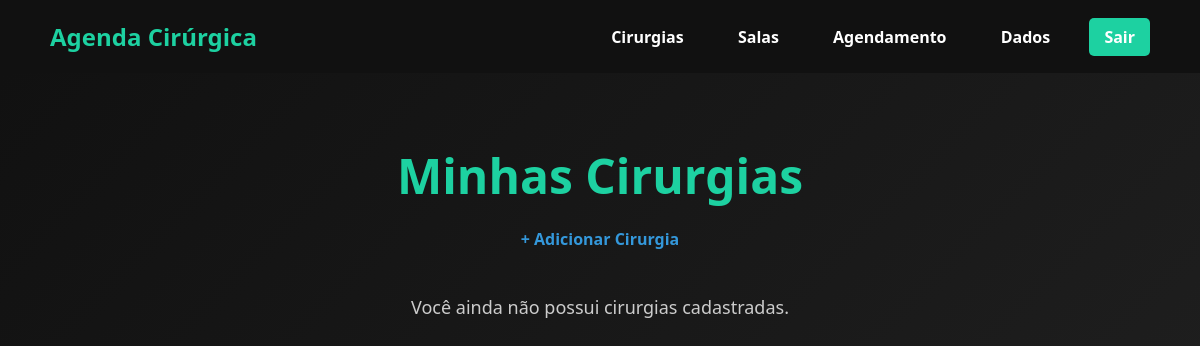
Before: /cirurgias (signed in) with the older database file.
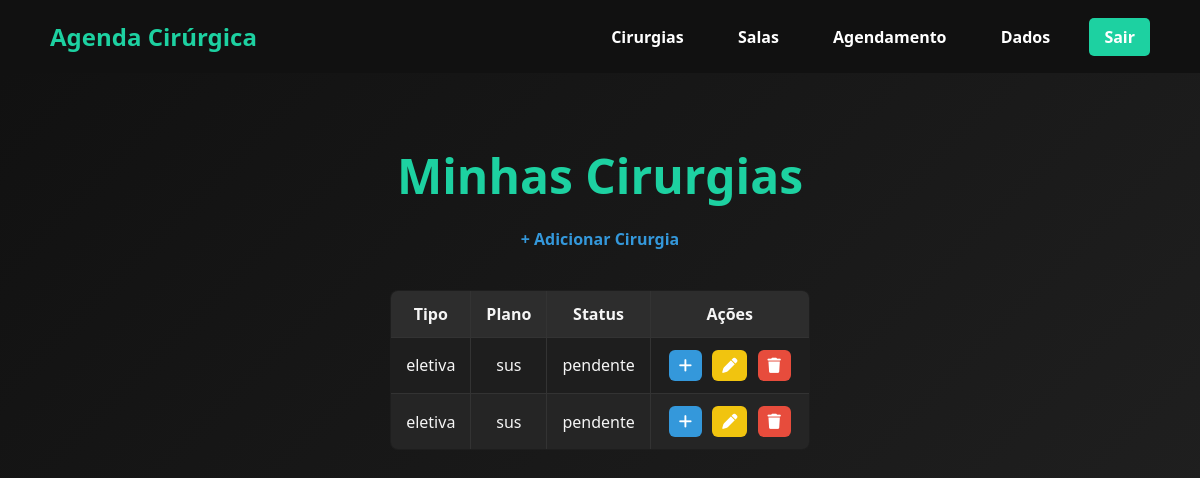
After: the same page with the newer database file.
### tables this page shows
CREATE TABLE cirurgias (
    id INTEGER PRIMARY KEY AUTOINCREMENT,
    usuario_id INTEGER NOT NULL,
    tipo TEXT NOT NULL,
    plano TEXT NOT NULL,
    duracao_prevista INTEGER,
    duracao_real INTEGER,
    status TEXT DEFAULT 'pendente',
    FOREIGN KEY (usuario_id) REFERENCES usuarios(id)
);

### routes/cirurgia.py (the view)
@bp_cirurgia.route("/cirurgias")
def listar_cirurgias_usuario():
    if "usuario_id" not in session:
        flash("Faça login para continuar.", "erro")
        return redirect(url_for("usuario.pagina_login"))
    usuario_id = session["usuario_id"]
    cirurgias = Cirurgia.listar_por_usuario(usuario_id)
    return render_template("cirurgias.html", cirurgias=cirurgias)

### models/cirurgia.py (called while the page is built)
    @staticmethod
    def listar_por_usuario(usuario_id):
        conn = sqlite3.connect(DB_PATH)
        cursor = conn.cursor()
        cursor.execute("SELECT id, tipo, plano, duracao_prevista, duracao_real, status FROM cirurgias WHERE usuario_id=?", (usuario_id,))
        rows = cursor.fetchall()
        conn.close()
        return [Cirurgia(usuario_id, tipo, plano, duracao_prevista, duracao_real, status, id=row[0])
                for row in rows for tipo, plano, duracao_prevista, duracao_real, status in [row[1:]]]

### templates/cirurgias.html (shortened to what this page needs)
<!DOCTYPE html>
<html lang="pt-BR">
<head>
    <link rel="stylesheet" href="{{ url_for('static', filename='style.css') }}">
    <link rel="stylesheet" href="https://cdnjs.cloudflare.com/ajax/libs/font-awesome/6.4.0/css/all.min.css">
</head>
<body>
    <nav class="navbar">
        <div class="logo">
            <a href="{{ url_for('usuario.home') }}" class="logo-link">Agenda Cirúrgica</a>
        </div>
        <div class="nav-links">
            <a href="{{ url_for('cirurgia.listar_cirurgias_usuario') }}" class="active">Cirurgias</a>
            <a href="#">Salas</a>
            <a href="#">Agendamento</a>
            <a href="#">Dados</a>
            <a href="{{ url_for('usuario.logout') }}" class="btn-primary">Sair</a>
        </div>
    </nav>
    <section class="hero">
        <div class="hero-content">
            <h1>Minhas Cirurgias</h1>
            <a href="{{ url_for('cirurgia.adicionar_cirurgia') }}" class="btn-link">
                + Adicionar Cirurgia
            </a>
            {% if cirurgias %}
            <table class="tabela-cirurgias">
                <thead>
                    <tr>
                        <th>Tipo</th>
                        <th>Plano</th>
                        <th>Status</th>
                        <th>Ações</th>
                    </tr>
                </thead>
                <tbody>
                    {% for c in cirurgias %}
                    <tr>
                        <td>{{ c.tipo }}</td>
                        <td>{{ c.plano }}</td>
                        <td>{{ c.status }}</td>
                        <td>
                            <a href="{{ url_for('cirurgia.ver_cirurgia', id=c.id) }}" class="btn-icon btn-view" title="Ver Detalhes">
                                <i class="fa-solid fa-plus"></i>
                            </a>
                            <a href="{{ url_for('cirurgia.editar_cirurgia', id=c.id) }}" class="btn-icon btn-edit" title="Editar">
                                <i class="fa-solid fa-pen"></i>
                            </a>
                            <a href="{{ url_for('cirurgia.excluir_cirurgia', id=c.id) }}" class="btn-icon btn-delete" title="Excluir" onclick="return confirm('Tem certeza que deseja excluir esta cirurgia?')">
                                <i class="fa-solid fa-trash"></i>
                            </a>
                        </td>
                    </tr>
                    {% endfor %}
                </tbody>
            </table>
            {% else %}
            <p class="sem-cirurgias">Você ainda não possui cirurgias cadastradas.</p>
            {% endif %}
        </div>
    </section>
</body>
</html>

### static/style.css (style rules this page uses)
body, html { margin: 0; padding: 0; font-family: 'Segoe UI', Tahoma, Geneva, Verdana, sans-serif; height: 100%; }
.navbar { display: flex; justify-content: space-between; align-items: center; padding: 20px 50px; background-color: #111; color: white; }
.navbar .logo { font-size: 24px; font-weight: bold; color: #1dd1a1; }
.navbar .nav-links a { color: white; margin-left: 20px; text-decoration: none; font-weight: bold; padding: 8px 15px; border-radius: 5px; transition: 0.3s; }
.navbar .nav-links .btn-primary { background-color: #1dd1a1; }
.hero { display: flex; flex-direction: column; justify-content: flex-start; align-items: center; padding: 30px 50px; min-height: calc(100vh - 80px); background: linear-gradient(135deg, #111, #222); color: white; text-align: center; }
.hero-content h1 { font-size: 48px; margin-bottom: 20px; color: #1dd1a1; }
.logo-link { text-decoration: none; color: #1dd1a1; font-weight: bold; }
.btn-link { display: inline-block; color: #1dd1a1; text-decoration: underline; font-weight: bold; margin-bottom: 20px; transition: 0.3s; }

### templates/cirurgias.html (style rules this page uses)
.tabela-cirurgias { width: 100%; border-collapse: collapse; margin-top: 25px; background-color: #1e1e1e; color: #f5f5f5; border: 1px solid #333; border-radius: 8px; overflow: hidden; }
.tabela-cirurgias th, .tabela-cirurgias td { border: 1px solid #333; padding: 12px 15px; text-align: center; }
.tabela-cirurgias th { background-color: #2d2d2d; font-weight: bold; }
.tabela-cirurgias tr:nth-child(even) { background-color: #252525; }
.btn-icon { color: #fff; border: none; padding: 8px 10px; margin: 0 3px; border-radius: 6px; cursor: pointer; transition: 0.3s; text-decoration: none; display: inline-flex; align-items: center; justify-content: center; font-size: 0.95em; }
.btn-view { background-color: #3498db; }
.btn-edit { background-color: #f1c40f; }
.btn-delete { background-color: #e74c3c; }
.btn-link { color: #3498db; text-decoration: none; font-weight: bold; margin-bottom: 15px; display: inline-block; }
h1 { margin-bottom: 10px; }

Changed rows visible on the page:
added cirurgias: tipo "eletiva", plano "sus", status "pendente"
added cirurgias: tipo "eletiva", plano "sus", status "pendente"
Other visible differences:
text no longer shown: "Você ainda não possui cirurgias cadastradas."
text now shown: "Tipo Plano Status Ações"
